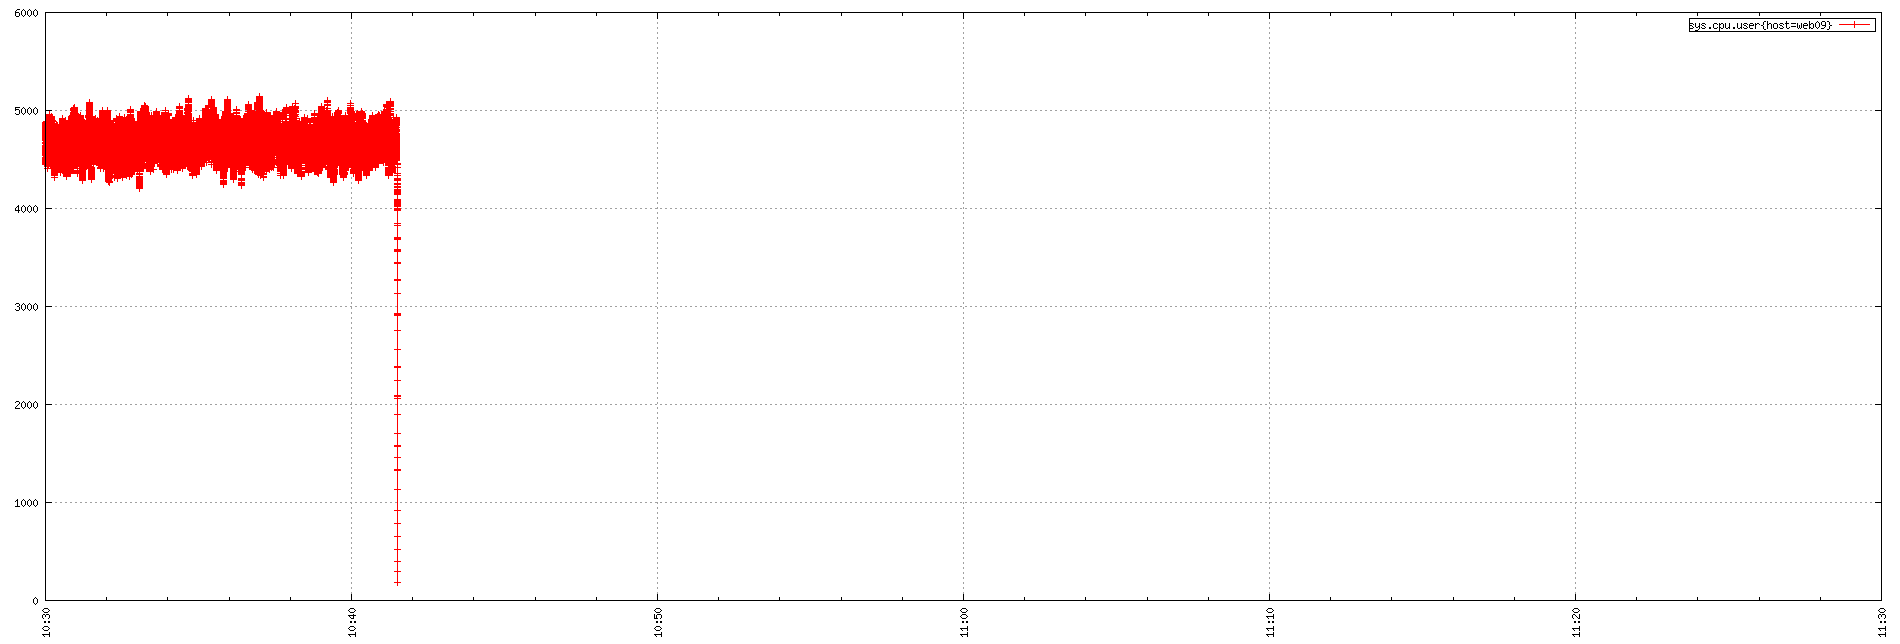

Generate this figure with gnuplot:
set term png small size 1900,644
set xdata time
set timefmt "%s"
if (GPVAL_VERSION < 4.6) set xtics rotate; else set xtics rotate right
set output "${TMPDIR-'tmp'}/tsd/51be335e.png"
set xrange ["1673778600":"1673782200"]
set format x "%H:%M"
set grid
set style data linespoint
set key right box
set yrange [0:]
plot  "${TMPDIR-'tmp'}/tsd/51be335e_0.dat" using 1:2 title "sys.cpu.user{host=web09}"
